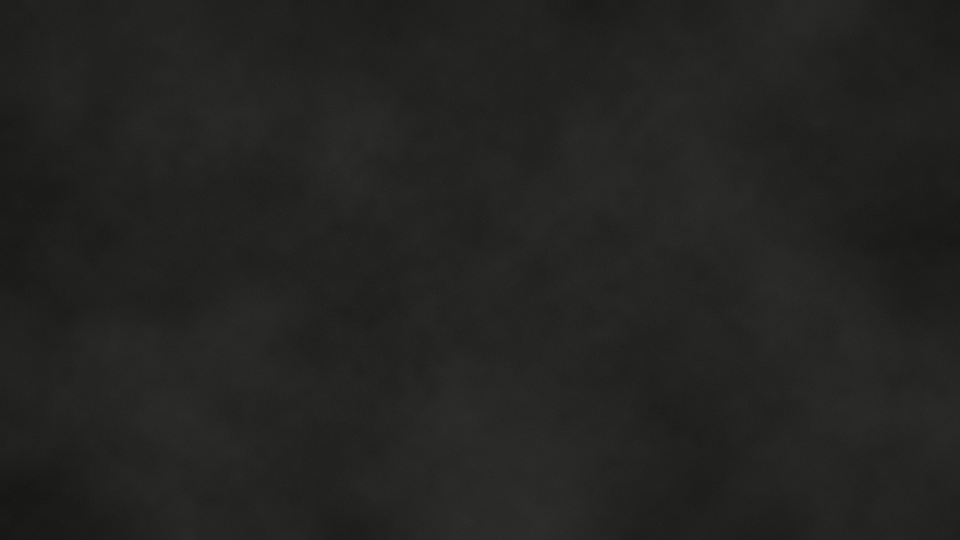
#> input picture editor_youtube/rockstar_v5/bg.png, 1920 x 1080 px (shown at 1/2 size)
$ python -i cards.py   (imports and definitions only)
#> lines starting #> are read from the running program, lines starting #| are printed output that depends on the picture
"""Card renderer for GTA6 documentary. All cards are original typeset graphics (no third-party designs).
spec keys: bg ('dark'|'none'), scrim (0-255 alpha when bg none), blocks[], chip (source label), status (stamp tag top-left),
credit (bottom-right pill), tag (bottom-left chapter chip)."""
from PIL import Image, ImageDraw, ImageFont, ImageFilter
import os
F = '/usr/share/fonts/opentype/inter/Inter'
FD = '/usr/share/fonts/opentype/inter/InterDisplay'
W, H = 1920, 1080
COL = dict(ink=(244, 241, 234), dim=(170, 170, 182), pink=(255, 79, 139), teal=(39, 224, 212),
           amber=(255, 176, 32), red=(255, 75, 75), violet=(160, 130, 255), green=(90, 220, 130), bg=(10, 11, 16))
STATUS = {'CONFIRMED': 'teal', 'REPORTED': 'amber', 'NOT CONFIRMED': 'amber', 'RUMOUR': 'red', 'ANALYSIS': 'violet',
          'PREDICTION': 'violet', 'EXPLANATORY GRAPHIC': 'dim', 'LOW-RELIABILITY': 'red', 'PRE-LAUNCH CLAIM': 'violet',
          'CONTEXT': 'dim', 'NOT IN REVIEWS': 'dim'}
_fc = {}


# [5 lines left out: function font, not called in this run]


def col(c):
    return COL.get(c, c) if isinstance(c, str) else c


# [137 lines left out: functions bgimg, wrap, block_h, draw_block, pill, render, not called in this run]


# ---------- v3 additions: staged photos/screenshots + pop-ups ----------
def stage(path, out, crop=None, fit=0.86, canvas=(2880, 1620), maxup=3.0):
    """Place a real photo/screenshot on a blurred, darkened copy of itself (no distortion, no fabrication)."""
#> called with path = 'rockstar_v5/bg.png', out = 'out.png', fit = 0.86, canvas = (2880, 1620), maxup = 3
    im = Image.open(path).convert('RGB')
#> im is the input picture: PIL image 1920x1080 RGB; mean R, G, B 35.5, 35.5, 34.5
    if crop: im = im.crop((crop[0], crop[1], crop[0] + crop[2], crop[1] + crop[3]))
    cw, ch = canvas
    bgc = im.copy()
    r = max(cw / bgc.width, ch / bgc.height)
#> r = 1.5
    bgc = bgc.resize((int(bgc.width * r) + 1, int(bgc.height * r) + 1), Image.BICUBIC)
    bgc = bgc.crop(((bgc.width - cw) // 2, (bgc.height - ch) // 2, (bgc.width - cw) // 2 + cw, (bgc.height - ch) // 2 + ch))
#> bgc: PIL image 2880x1620 RGB
    bgc = bgc.filter(ImageFilter.GaussianBlur(60)).point(lambda v: int(v * 0.35))
    s = min(cw * fit / im.width, ch * fit / im.height, maxup)
#> s = 1.29
    fg = im.resize((int(im.width * s), int(im.height * s)), Image.LANCZOS)
    x, y = (cw - fg.width) // 2, (ch - fg.height) // 2
#> x = 202; y = 113
    sh = Image.new('RGBA', (fg.width + 120, fg.height + 120), (0, 0, 0, 0))
#> sh: PIL image 2596x1513 RGBA; every value is 0
    ImageDraw.Draw(sh).rectangle((60, 70, fg.width + 60, fg.height + 70), fill=(0, 0, 0, 200))
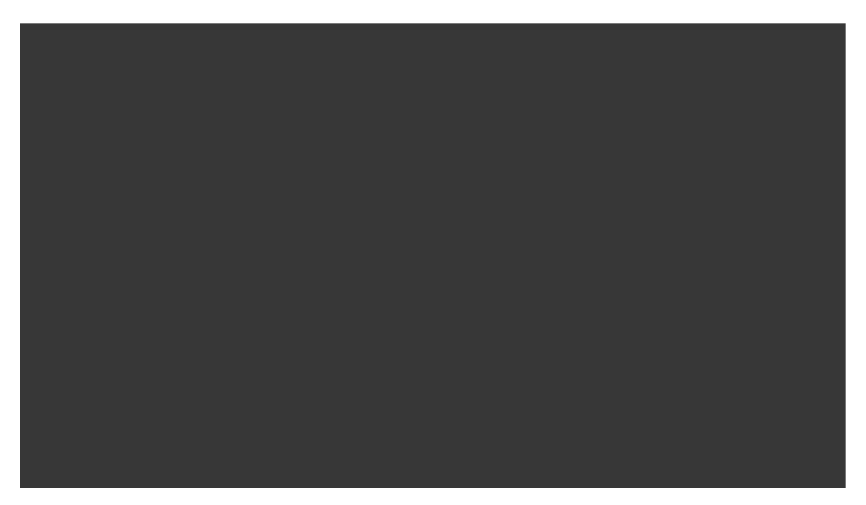
#> sh: PIL image 2596x1513 RGBA (shown at 1/3 size); mean R, G, B, A 0, 0, 0, 175.8; transparent parts drawn white
    sh = sh.filter(ImageFilter.GaussianBlur(28))
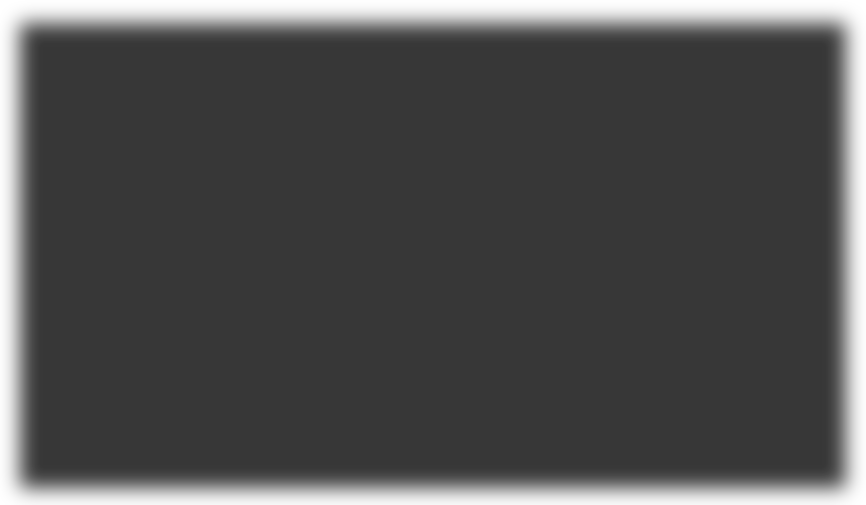
#> sh: PIL image 2596x1513 RGBA (shown at 1/3 size); mean R, G, B, A 0, 0, 0, 175.8; transparent parts drawn white
    bgc = bgc.convert('RGBA'); bgc.alpha_composite(sh, (x - 60, y - 60)); bgc = bgc.convert('RGB')
#> after `bgc.alpha_composite(sh, (x - 60, y - 60))`:
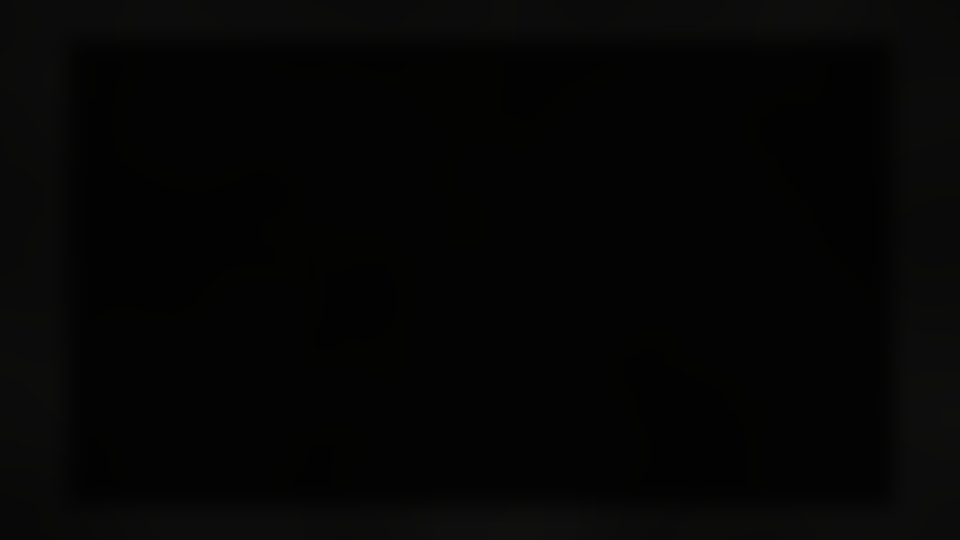
#> bgc: PIL image 2880x1620 RGBA (shown at 1/3 size); mean R, G, B, A 4.9, 4.9, 4.7, 255
    bgc.paste(fg, (x, y))
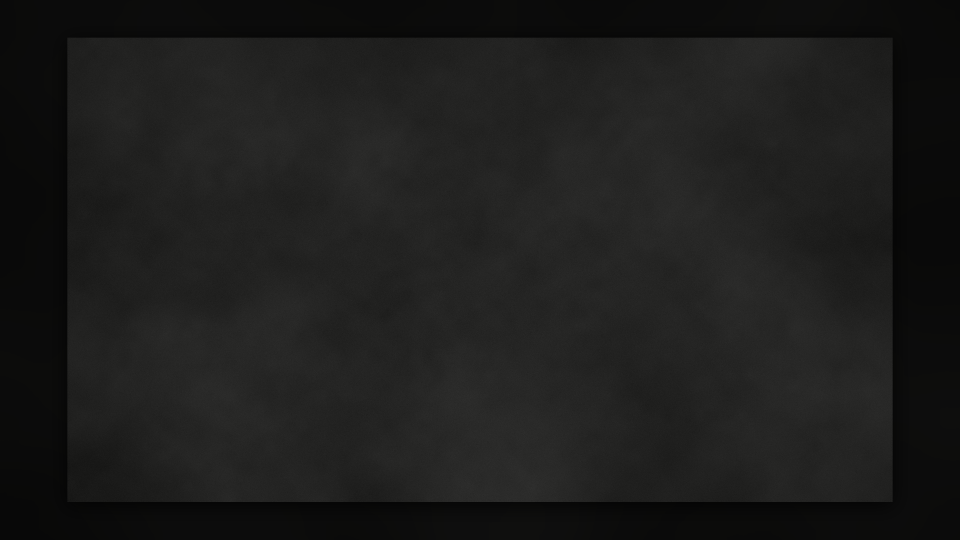
#> bgc: PIL image 2880x1620 RGB (shown at 1/3 size); mean R, G, B 28.9, 28.9, 28.1
    bgc.save(out, quality=95)
    return out, (x / cw, y / ch, fg.width / cw, fg.height / ch)


# [15 lines left out: function pop, not called in this run]

>>> result = stage('rockstar_v5/bg.png', 'out.png')
